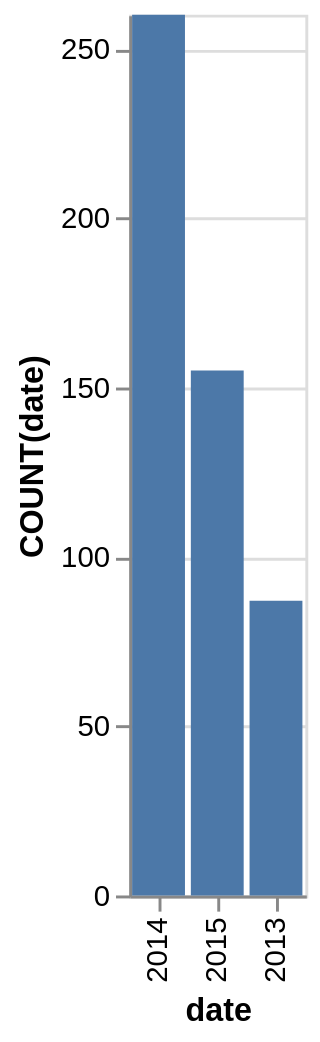

Express this chart as Vega-Lite.
### Vega-Lite specification from a JSON file in a GitHub repository (floating-point values rounded to 4 significant figures)
{"data": {"values": [{"x_data": "2014", "y_data": 260}, {"x_data": "2015", "y_data": 155}, {"x_data": "2013", "y_data": 87}]}, "mark": "bar", "encoding": {"x": {"field": "x_data", "type": "nominal", "title": "date", "sort": {"op": "sum", "field": "y_data", "order": "descending"}}, "y": {"field": "y_data", "type": "quantitative", "title": "COUNT(date)"}}}
